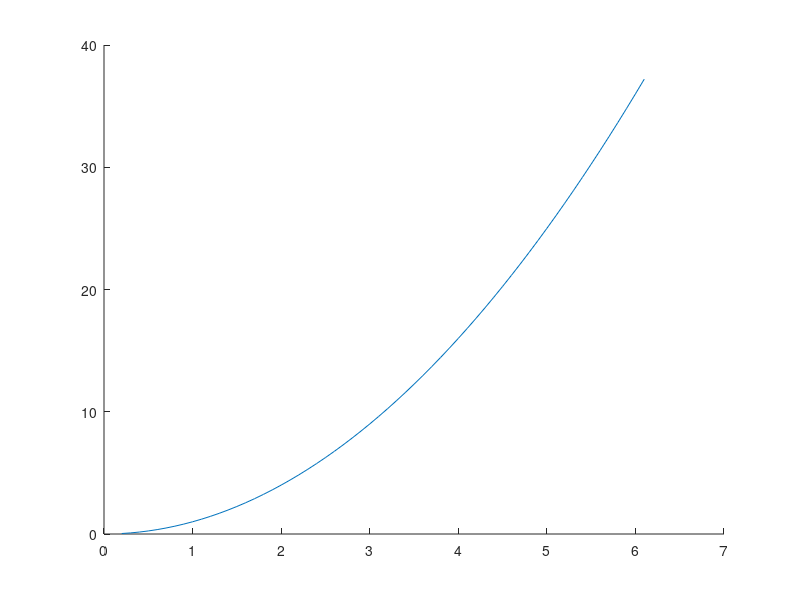

This chart was generated by the following MATLAB code: (Note: this script raises an error after producing the figure.)
## Copyright (C) 1998-2003 Joao Cardoso.
##
## This program is free software; you can redistribute it and/or modify it
## under the terms of the GNU General Public License as published by the
## Free Software Foundation; either version 2 of the License, or (at your
## option) any later version.
##
## This program is distributed in the hope that it will be useful, but
## WITHOUT ANY WARRANTY; without even the implied warranty of
## MERCHANTABILITY or FITNESS FOR A PARTICULAR PURPOSE.  See the GNU
## General Public License for more details.
##
## This file is part of plplot_octave.

function p3

  global pl_automatic_replot;
  t = pl_automatic_replot;
  pl_automatic_replot = 0;

  xscale = 6.;
  yscale = 1.;
  xoff = 0.;
  yoff = 0.;

  m=60;
  x = xoff + xscale * ((1:m) + 1) / m;
  y = yoff + yscale * (x.^2);

  n=5;
  xs = x((1:n) * 10 + 3);
  ys = y((1:n) * 10 + 3);
  xe = (1:n)./5;
  yel = ys - (1:n);
  yer = ys + 2*(1:n);

  ## Plot the data points */
  title("#frPLplot Example 3 - y=x#u2 #d(with error bars)");
  plot(x, y, [xs' xe'], [ys' yel' yer'], '~g; ;');

  pl_automatic_replot = t;

endfunction
